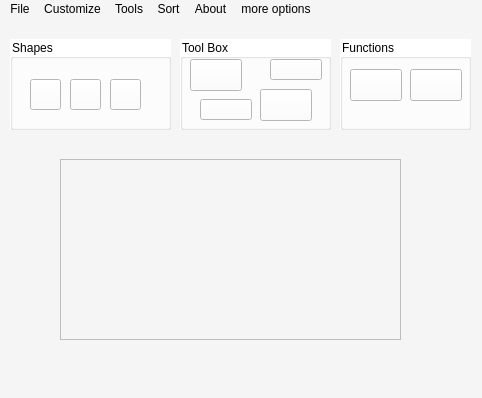
<?xml version="1.0" encoding="UTF-8"?>
<ui version="4.0">
 <class>MainWindow</class>
 <widget class="QMainWindow" name="MainWindow">
  <property name="geometry">
   <rect>
    <x>0</x>
    <y>0</y>
    <width>482</width>
    <height>398</height>
   </rect>
  </property>
  <property name="windowTitle">
   <string>PaintQT</string>
  </property>
  <property name="autoFillBackground">
   <bool>false</bool>
  </property>
  <property name="styleSheet">
   <string notr="true">background:rgb(245, 245, 245)</string>
  </property>
  <widget class="QWidget" name="main">
   <widget class="QGroupBox" name="Shapes_groupBox">
    <property name="geometry">
     <rect>
      <x>10</x>
      <y>20</y>
      <width>161</width>
      <height>91</height>
     </rect>
    </property>
    <property name="styleSheet">
     <string notr="true">
   font: 700 11pt &quot;Segoe UI&quot;;
background-color:rgb(255, 255, 255)</string>
    </property>
    <property name="title">
     <string>Shapes</string>
    </property>
    <widget class="QPushButton" name="square_Button">
     <property name="geometry">
      <rect>
       <x>20</x>
       <y>40</y>
       <width>31</width>
       <height>31</height>
      </rect>
     </property>
     <property name="styleSheet">
      <string notr="true">
border-image :url(:/shapes/square-outline-xxl.png);
 hoverborder-image :url(:/shapes/square-outline-xxl.png);
        focus{border-image :url(:/shapes/square-outline-xxl.png)}</string>
     </property>
     <property name="text">
      <string/>
     </property>
     <property name="icon">
      <iconset>
       <normaloff>../png-transparent-arrow-computer-icons-circle-clockwise-curved-arrow-tool-text-bow-and-arrow-symbol.png</normaloff>../png-transparent-arrow-computer-icons-circle-clockwise-curved-arrow-tool-text-bow-and-arrow-symbol.png</iconset>
     </property>
    </widget>
    <widget class="QPushButton" name="circle_Button">
     <property name="geometry">
      <rect>
       <x>100</x>
       <y>40</y>
       <width>31</width>
       <height>31</height>
      </rect>
     </property>
     <property name="styleSheet">
      <string notr="true">border-image :url(:/shapes/circle-outline-xxl.png);
 hoverborder-image :url(:/shapes/circle-outline-xxl.png);
        focus{border-image :url(:/shapes/circle-outline-xxl.png)}</string>
     </property>
     <property name="text">
      <string/>
     </property>
    </widget>
    <widget class="QPushButton" name="lineButton">
     <property name="geometry">
      <rect>
       <x>60</x>
       <y>40</y>
       <width>31</width>
       <height>31</height>
      </rect>
     </property>
     <property name="styleSheet">
      <string notr="true">
border-image :url(:/shapes/line-2-xxl.png);
 hoverborder-image :url(:/shapes/line-2-xxl.png);
        focus{border-image :url(:/shapes/line-2-xxl.png)}</string>
     </property>
     <property name="text">
      <string/>
     </property>
    </widget>
   </widget>
   <widget class="QGroupBox" name="Tool_groupBox">
    <property name="geometry">
     <rect>
      <x>180</x>
      <y>20</y>
      <width>151</width>
      <height>91</height>
     </rect>
    </property>
    <property name="styleSheet">
     <string notr="true">font: 700 11pt &quot;Segoe UI&quot;;
background:rgb(255, 255, 255)</string>
    </property>
    <property name="title">
     <string>Tool Box</string>
    </property>
    <widget class="QPushButton" name="Fill_Button">
     <property name="geometry">
      <rect>
       <x>80</x>
       <y>50</y>
       <width>52</width>
       <height>32</height>
      </rect>
     </property>
     <property name="styleSheet">
      <string notr="true">border-image :url(:/shapes/1959717.png);
 hoverborder-image :url(:/shapes/1959717.png);
        focus{border-image :url(:/shapes/1959717.png)}</string>
     </property>
     <property name="text">
      <string/>
     </property>
    </widget>
    <widget class="QPushButton" name="draw_Button">
     <property name="geometry">
      <rect>
       <x>10</x>
       <y>20</y>
       <width>52</width>
       <height>32</height>
      </rect>
     </property>
     <property name="styleSheet">
      <string notr="true">
border-image :url(:/shapes/pencil.png);
 hoverborder-image :url(:/shapes/pencil.png);
        focus{border-image :url(:/shapes/pencil.png)}</string>
     </property>
     <property name="text">
      <string/>
     </property>
    </widget>
    <widget class="QPushButton" name="Pencolor_Button">
     <property name="geometry">
      <rect>
       <x>90</x>
       <y>20</y>
       <width>52</width>
       <height>21</height>
      </rect>
     </property>
     <property name="styleSheet">
      <string notr="true">
border-image :url(:/shapes/1831908.png);
 hoverborder-image :url(:/shapes/1831908.png);
        focus{border-image :url(:/shapes/1831908.png)}</string>
     </property>
     <property name="text">
      <string/>
     </property>
    </widget>
    <widget class="QPushButton" name="Erase_Button">
     <property name="geometry">
      <rect>
       <x>20</x>
       <y>60</y>
       <width>52</width>
       <height>21</height>
      </rect>
     </property>
     <property name="styleSheet">
      <string notr="true">
border-image :url(:/shapes/2661282.png);
 hoverborder-image :url(:/shapes/2661282.png);
        focus{border-image :url(:/shapes/2661282.png)}</string>
     </property>
     <property name="text">
      <string/>
     </property>
    </widget>
   </widget>
   <widget class="QFrame" name="frame">
    <property name="geometry">
     <rect>
      <x>60</x>
      <y>140</y>
      <width>341</width>
      <height>181</height>
     </rect>
    </property>
    <property name="styleSheet">
     <string notr="true">
border-image :url(:/shapes/download (10).jpg);
 hoverborder-image :url(:/shapes/download (10).jpg);
        focus{border-image :url(:/shapes/download (10).jpg)}</string>
    </property>
    <property name="frameShape">
     <enum>QFrame::StyledPanel</enum>
    </property>
    <property name="frameShadow">
     <enum>QFrame::Raised</enum>
    </property>
   </widget>
   <widget class="QGroupBox" name="Functions_groupBox">
    <property name="geometry">
     <rect>
      <x>340</x>
      <y>20</y>
      <width>131</width>
      <height>91</height>
     </rect>
    </property>
    <property name="styleSheet">
     <string notr="true">font: 700 11pt &quot;Segoe UI&quot;;
background:rgb(255, 255, 255)</string>
    </property>
    <property name="title">
     <string>Functions</string>
    </property>
    <widget class="QPushButton" name="Undo_Button">
     <property name="geometry">
      <rect>
       <x>10</x>
       <y>30</y>
       <width>52</width>
       <height>32</height>
      </rect>
     </property>
     <property name="styleSheet">
      <string notr="true">border-image :url(:/shapes/download (4).jfif);
 hoverborder-image :url(:/shapes/download (4).jfif);
        focus{border-image :url(:/shapes/download (4).jfif)}</string>
     </property>
     <property name="text">
      <string/>
     </property>
    </widget>
    <widget class="QPushButton" name="Redo_Button">
     <property name="geometry">
      <rect>
       <x>70</x>
       <y>30</y>
       <width>52</width>
       <height>32</height>
      </rect>
     </property>
     <property name="styleSheet">
      <string notr="true">border-image :url(:/shapes/download (5).jfif)
 hoverborder-imageurl(:/shapes/download (5).jfif);
        focus{border-image :url(:/shapes/download (5).jfif)}</string>
     </property>
     <property name="text">
      <string/>
     </property>
    </widget>
   </widget>
  </widget>
  <widget class="QMenuBar" name="menuBar">
   <property name="geometry">
    <rect>
     <x>0</x>
     <y>0</y>
     <width>482</width>
     <height>21</height>
    </rect>
   </property>
   <widget class="QMenu" name="menuedrt">
    <property name="title">
     <string>File</string>
    </property>
    <addaction name="actionNew"/>
    <addaction name="separator"/>
    <addaction name="actionOpen"/>
    <addaction name="actionSave"/>
    <addaction name="separator"/>
    <addaction name="actionClose"/>
   </widget>
   <widget class="QMenu" name="menuOptions">
    <property name="title">
     <string>Customize</string>
    </property>
    <addaction name="separator"/>
    <addaction name="actionResize"/>
   </widget>
   <widget class="QMenu" name="menuAdd">
    <property name="title">
     <string>Tools</string>
    </property>
    <addaction name="separator"/>
    <addaction name="separator"/>
    <addaction name="actionZoom_2"/>
    <addaction name="separator"/>
    <addaction name="actionCut"/>
    <addaction name="actionPaste"/>
   </widget>
   <widget class="QMenu" name="menuAbout">
    <property name="title">
     <string>About</string>
    </property>
    <addaction name="actionAbout_PaintQT"/>
   </widget>
   <widget class="QMenu" name="menuSort">
    <property name="title">
     <string>Sort</string>
    </property>
    <addaction name="separator"/>
    <addaction name="actionAscneding"/>
    <addaction name="actionDescneding"/>
   </widget>
   <widget class="QMenu" name="menumore_options">
    <property name="title">
     <string>more options</string>
    </property>
    <addaction name="actionSearch"/>
   </widget>
   <addaction name="menuedrt"/>
   <addaction name="menuOptions"/>
   <addaction name="menuAdd"/>
   <addaction name="menuSort"/>
   <addaction name="menuAbout"/>
   <addaction name="menumore_options"/>
  </widget>
  <action name="actionOpen">
   <property name="text">
    <string>Open</string>
   </property>
  </action>
  <action name="actionSave">
   <property name="text">
    <string>Save</string>
   </property>
  </action>
  <action name="actionNew">
   <property name="text">
    <string>New</string>
   </property>
  </action>
  <action name="actionPen_color">
   <property name="text">
    <string>Pen color</string>
   </property>
  </action>
  <action name="actionPen_size">
   <property name="text">
    <string>Pen size</string>
   </property>
  </action>
  <action name="actionClose">
   <property name="text">
    <string>Close</string>
   </property>
  </action>
  <action name="actionFill_with_coor">
   <property name="checkable">
    <bool>true</bool>
   </property>
   <property name="text">
    <string>Fill with color</string>
   </property>
  </action>
  <action name="actionEraser">
   <property name="checkable">
    <bool>true</bool>
   </property>
   <property name="text">
    <string>Eraser</string>
   </property>
  </action>
  <action name="actionZoom">
   <property name="text">
    <string>Zoom</string>
   </property>
  </action>
  <action name="actionHelp">
   <property name="text">
    <string>Help</string>
   </property>
  </action>
  <action name="actionResize">
   <property name="icon">
    <iconset>
     <normaloff>../114-1146680_acc-terms-tools-circle-tools-icon-png-transparent.png</normaloff>../114-1146680_acc-terms-tools-circle-tools-icon-png-transparent.png</iconset>
   </property>
   <property name="text">
    <string>Resize image</string>
   </property>
  </action>
  <action name="actionCopy">
   <property name="text">
    <string>Copy</string>
   </property>
  </action>
  <action name="actionCut">
   <property name="text">
    <string>Cut</string>
   </property>
  </action>
  <action name="actionAbout_PaintQT">
   <property name="text">
    <string>About PaintQT</string>
   </property>
  </action>
  <action name="actionCircle">
   <property name="checkable">
    <bool>true</bool>
   </property>
   <property name="icon">
    <iconset>
     <normaloff>../png-transparent-arrow-computer-icons-circle-clockwise-curved-arrow-tool-text-bow-and-arrow-symbol.png</normaloff>../png-transparent-arrow-computer-icons-circle-clockwise-curved-arrow-tool-text-bow-and-arrow-symbol.png</iconset>
   </property>
   <property name="text">
    <string>Circle</string>
   </property>
  </action>
  <action name="actionRectangle">
   <property name="checkable">
    <bool>true</bool>
   </property>
   <property name="icon">
    <iconset>
     <normaloff>../png-transparent-arrow-computer-icons-circle-clockwise-curved-arrow-tool-text-bow-and-arrow-symbol.png</normaloff>../png-transparent-arrow-computer-icons-circle-clockwise-curved-arrow-tool-text-bow-and-arrow-symbol.png</iconset>
   </property>
   <property name="text">
    <string>Rectangle</string>
   </property>
  </action>
  <action name="actionTriangle">
   <property name="checkable">
    <bool>true</bool>
   </property>
   <property name="text">
    <string>Triangle</string>
   </property>
  </action>
  <action name="actionPaste">
   <property name="enabled">
    <bool>false</bool>
   </property>
   <property name="text">
    <string>Paste</string>
   </property>
  </action>
  <action name="actionFill_color">
   <property name="text">
    <string>Fill color</string>
   </property>
  </action>
  <action name="actionZoom_2">
   <property name="text">
    <string>Zoom</string>
   </property>
  </action>
  <action name="actionAscneding">
   <property name="text">
    <string>Ascneding</string>
   </property>
  </action>
  <action name="actionDescneding">
   <property name="text">
    <string>Descneding</string>
   </property>
  </action>
  <action name="actionSearch">
   <property name="text">
    <string>Search</string>
   </property>
  </action>
 </widget>
 <resources/>
 <connections/>
</ui>
